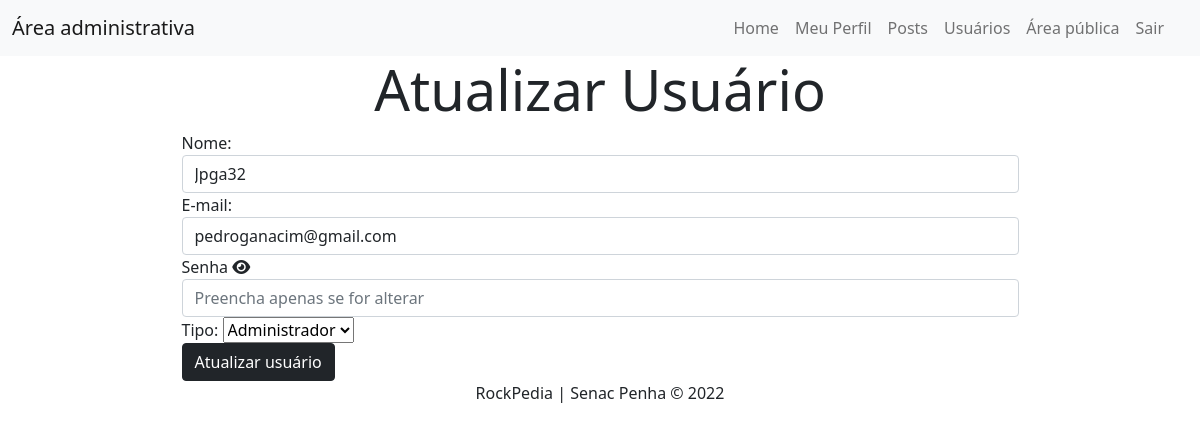
The app's page /admin/usuario-atualiza.php?id=3 (signed in) with its own data.
### tables this page shows
CREATE TABLE `usuarios` (
  `id` smallint(6) NOT NULL,
  `nome` varchar(45) NOT NULL,
  `email` varchar(40) NOT NULL,
  `senha` varchar(255) NOT NULL,
  `tipo` enum('admin','editor') NOT NULL
);

### includes/funcoes-usuarios.php (called while the page is built, shortened)
<?php
function lerUmUsuario(mysqli $conexao, int $id): array
{
    $sql = "SELECT id, nome, email, senha, tipo FROM usuarios WHERE id = $id";
    $resultado = mysqli_query($conexao, $sql) or die(mysqli_error($conexao));
    return mysqli_fetch_assoc($resultado);
}

### admin/usuario-atualiza.php (the view, shortened to what this page needs)
<?php
require "../includes/funcoes-usuarios.php";
require "../includes/header-admin.php";
$id = filter_input(INPUT_GET, 'id', FILTER_SANITIZE_NUMBER_INT);
$usuario = lerUmUsuario($conexao, $id);
?>
<h2 class="text-center display-4">Atualizar Usuário</h2>
<form class="mx-auto w-75" action="" method="post" id="form-atualizar" name="form-atualizar">
    <div class="form-group">
        <label for="nome">Nome:</label>
        <input class="form-control" required type="text" id="nome" name="nome" value="<?= $usuario['nome'] ?>">
    </div>
    <div class="form-group">
        <label for="email">E-mail:</label>
        <input class="form-control" required type="email" id="email" name="email" value="<?= $usuario['email'] ?>">
    </div>
    <div class="form-group">
        <label for="nova-senha">Senha</label>
        <i class="fa-solid fa-eye senha1"></i>
        <input class="form-control" type="password" id="senha" name="senha" placeholder="Preencha apenas se for alterar">
    </div>
    <div class="form-group">
        <label for="tipo">Tipo:</label>
        <select class="custom-select" name="tipo" id="tipo" required>
            <option <?php if ($usuario['tipo'] == 'admin') {
                        echo " selected ";
                    } ?> value="admin">Administrador</option>
        </select>
    </div>
    <button class="btn btn-dark" name="atualizar">Atualizar usuário</button>
</form>
<?php
require "../includes/footer-admin.php";
?>

### style.css (style rules this page uses)
*, *::after, *::before { box-sizing: border-box; }

### records on screen
usuarios: nome "Jpga32", email "pedroganacim@gmail.com", tipo "Administrador"
